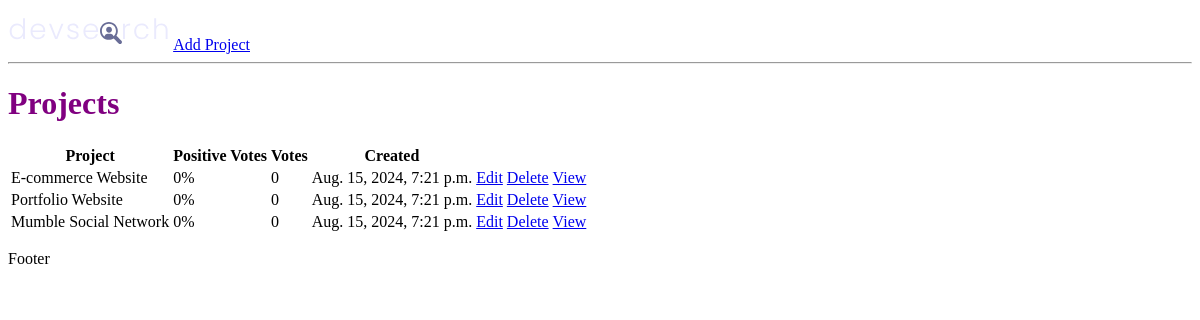
/, run on an earlier commit of the app's database.
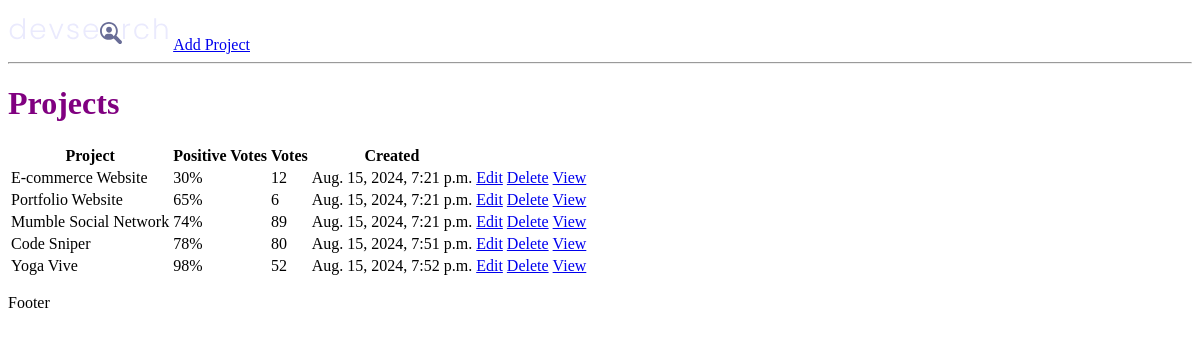
And on a later commit of the database.
### apps/projects/models.py (models this page shows, shortened)
class Project(models.Model):
    id = models.UUIDField(primary_key=True,  unique=True, default=uuid.uuid4, editable=False)
    title = models.CharField(max_length=200)
    description = models.TextField(null=True, blank=True)
    featured_image = models.ImageField(null=True, blank=True, default='default.jpg')
    demo_link = models.CharField(max_length=2000, null=True, blank=True)
    source_code = models.CharField(max_length=2000, null=True, blank=True)
    tags = models.ManyToManyField('Tag', related_name='tags', blank=True)
    vote_total = models.IntegerField(default=0, null=True, blank=True)
    vote_ratio = models.IntegerField(default=0, null=True, blank=True)
    created = models.DateTimeField(auto_now_add=True)

### apps/projects/views.py (the view)
# urls.py: path('', views.projects, name='projects'),
def projects(request):
    all_projects = Project.objects.all()
    context = {'projects': all_projects}
    return render(request, 'projects/projects.html', context)

### apps/projects/templates/projects/projects.html
{% extends 'main.html' %}
{% block content %}
    <h1>Projects</h1>
    <table>
        <tr>
            <th>Project</th>
            <th>Positive Votes</th>
            <th>Votes</th>
            <th>Created</th>
            <th></th>
            <th></th>
        </tr>
        {% for project in projects %}
            <tr>
                <td>{{ project.title }}</td>
                <td>{{ project.vote_ratio }}%</td>
                <td>{{ project.vote_total }}</td>
                <td>{{ project.created }}</td>
                <td><a href="{% url 'update-project' project.id %}">Edit</a></td>
                <td><a href="{% url 'delete-project' project.id %}">Delete</a></td>
                <td><a href="{% url 'project' project.id %}">View</a></td>
            </tr>
        {% endfor %}
    </table>
{% endblock %}

### templates/main.html (shortened to what this page needs)
{% load static %}
<!DOCTYPE html>
<html lang="en">
<head>
    <link rel="stylesheet" type="text/css" media="screen" href="{% static 'styles/main.css' %}">
</head>
<body>
    {% include 'navbar.html' %}
    {% block content %}{% endblock %}
    <p>Footer</p>
</body>
</html>

### templates/navbar.html
{% load static %}
<img src="{% static 'images/logo.svg' %}">
<a href="{% url 'create-project' %}">Add Project</a>
<hr>

### static/styles/main.css (style rules this page uses)
h1 { color: purple; }

What changed in the data, as far as the page shows it:
changed Project "E-commerce Website": vote_ratio "0" → "30"; vote_total "0" → "12"
changed Project "Portfolio Website": vote_ratio "0" → "65"; vote_total "0" → "6"
changed Project "Mumble Social Network": vote_ratio "0" → "74"; vote_total "0" → "89"
added Project: title "Code Sniper", vote_ratio "78", vote_total "80", created "Aug. 15, 2024, 7:51 p.m."
added Project: title "Yoga Vive", vote_ratio "98", vote_total "52", created "Aug. 15, 2024, 7:52 p.m."
